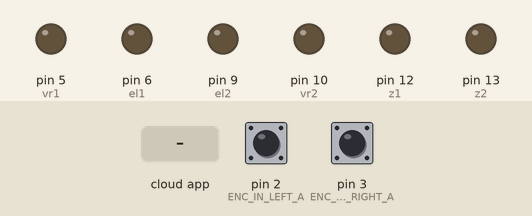
A sketch run on a simulated Arduino Uno, built with avr-gcc and run on an emulated ATmega328P. Shown: output pins drawn as LEDs (lit = HIGH). Inputs (shaded band) come from the test bench; at power-on: pin 2 (ENC_IN_LEFT_A) HIGH, pin 3 (ENC_IN_RIGHT_A) HIGH. The ROS host is connected and sends only what is stated.

Above: at 1.2 s.
1.3 s: the phone or cloud app sets linear.x to -100
At 3.1 s:
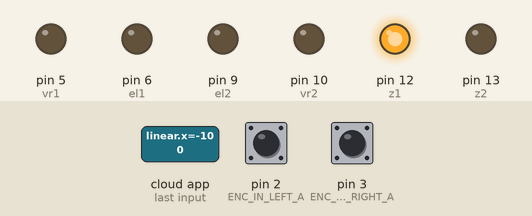
3.5 s: the phone or cloud app sets angular.z to -100
At 5.2 s:
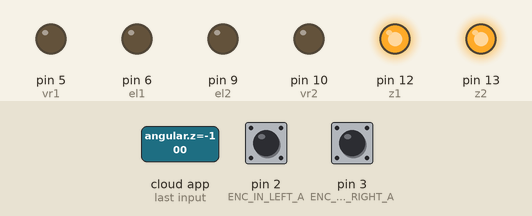
5.5 s: the phone or cloud app sets angular.z to 100
At 5.75 s:
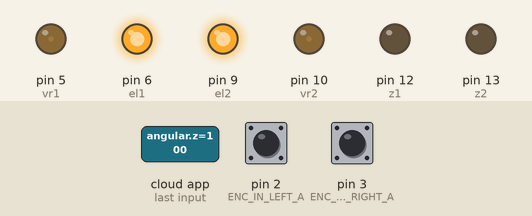
7.5 s: the phone or cloud app sets angular.z to 0
At 7.76 s:
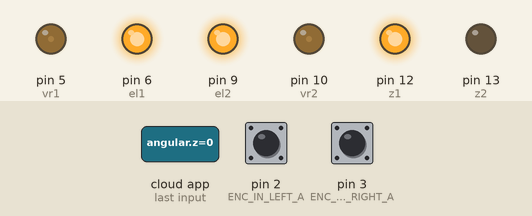
9.5 s: the phone or cloud app sets linear.x to 100
At 10.3 s:
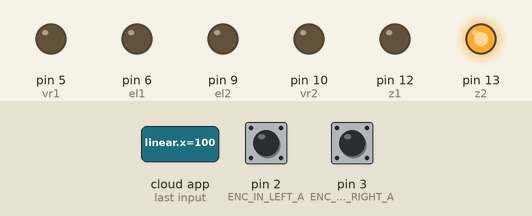
Timing chart, 0 to 12.5 s (numbered marks = the images above; inputs shaded):
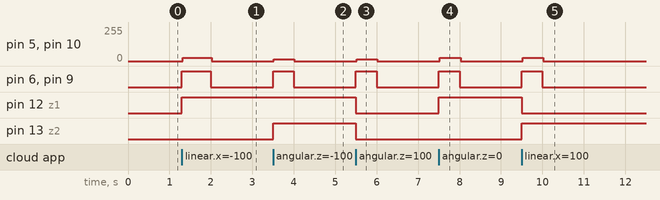

The sketch:

teleop.ino
```cpp
#include <ros.h>
#include <std_msgs/Int16.h>
#include <geometry_msgs/Twist.h>

ros::NodeHandle nh;

// Encoder output to Arduino Interrupt pin. Tracks the tick count.
#define ENC_IN_LEFT_A 2
#define ENC_IN_RIGHT_A 3

// Other encoder output to Arduino to keep track of wheel direction
// Tracks the direction of rotation.
#define ENC_IN_LEFT_B 4
#define ENC_IN_RIGHT_B 11


// True = Forward; False = Reverse
boolean Direction_left = true;
boolean Direction_right = true;

// Minumum and maximum values for 16-bit integers
// Range of 65,535
const int encoder_minimum = -32768;
const int encoder_maximum = 32767;

// Keep track of the number of wheel ticks
std_msgs::Int16 right_wheel_tick_count;
ros::Publisher rightPub("right_ticks", &right_wheel_tick_count);

std_msgs::Int16 left_wheel_tick_count;
ros::Publisher leftPub("left_ticks", &left_wheel_tick_count);


// Time interval for measurements in milliseconds
const int interval = 30;
long previousMillis = 0;
long currentMillis = 0;


////////////////// Motor Controller Variables and Constants ///////////////////

// Motor A connections
const int el1=6;
const int z1 = 12;
const int vr1 = 5;

//const int el1=9;
//const int z1 = 13;
//const int vr1 = 10;


// Motor B connections
//const int el2=6;
//const int z2 = 12;
//const int vr2 = 5;

const int el2=9;
const int z2 = 13;
const int vr2 = 10;


// How much the PWM value can change each cycle
const int PWM_INCREMENT = 1;

// Number of ticks per wheel revolution. We won't use this in this code.*****
const int TICKS_PER_REVOLUTION = 47;

// Wheel radius in meters*****
const double WHEEL_RADIUS = 0.081;


// Distance from center of the left tire to the center of the right tire in m *****
const double WHEEL_BASE = 0.279;

// Number of ticks a wheel makes moving a linear distance of 1 meter *****
// This value was measured manually.
const double TICKS_PER_METER = 95; // Originally 2880


// Proportional constant, which was measured by measuring the ****
// PWM-Linear Velocity relationship for the robot.
const int K_P = 45;

// Y-intercept for the PWM-Linear Velocity relationship for the robot****
const int b = 15;

// Correction multiplier for drift. Chosen through experimentation.****
const int DRIFT_MULTIPLIER = 20;

// Turning PWM output (0 = min, 255 = max for PWM values)
const int PWM_TURN = 15;

// Set maximum and minimum limits for the PWM values
const int PWM_MIN = 15; // about 0.1 m/s
const int PWM_MAX = 25; // about 0.172 m/s

// Set linear velocity and PWM variable values for each wheel
double velLeftWheel = 0;
double velRightWheel = 0;
double pwmLeftReq = 0;
double pwmRightReq = 0;

// Record the time that the last velocity command was received
double lastCmdVelReceived = 0;


/////////////////////// Tick Data Publishing Functions ////////////////////////

// Increment the number of ticks
void right_wheel_tick() {

  // Read the value for the encoder for the right wheel
  int val = digitalRead(ENC_IN_RIGHT_B);


  if (val == LOW) {
    Direction_right = false; // Reverse
  }
  else {
    Direction_right = true; // Forward
  }

  if (Direction_right) {

    if (right_wheel_tick_count.data == encoder_maximum) {
      right_wheel_tick_count.data = encoder_minimum;
    }
    else {
      right_wheel_tick_count.data++;
    }
  }
  else {
    if (right_wheel_tick_count.data == encoder_minimum) {
      right_wheel_tick_count.data = encoder_maximum;
    }
    else {
      right_wheel_tick_count.data--;
    }
  }
}

// Increment the number of ticks
void left_wheel_tick() {

  // Read the value for the encoder for the left wheel
  int val = digitalRead(ENC_IN_LEFT_B);


  if (val == LOW) {
    Direction_left = true; // Reverse
  }
  else {
    Direction_left = false; // Forward
  }

  if (Direction_left) {
    if (left_wheel_tick_count.data == encoder_maximum) {
      left_wheel_tick_count.data = encoder_minimum;
    }
    else {
      left_wheel_tick_count.data++;
    }
  }
  else {
    if (left_wheel_tick_count.data == encoder_minimum) {
      left_wheel_tick_count.data = encoder_maximum;
    }
    else {
      left_wheel_tick_count.data--;
    }
  }
}


/////////////////////// Motor Controller Functions ////////////////////////////

// Calculate the left wheel linear velocity in m/s every time a
// tick count message is rpublished on the /left_ticks topic.
void calc_vel_left_wheel(){

  // Previous timestamp
  static double prevTime = 0;

  // Variable gets created and initialized the first time a function is called.
  static int prevLeftCount = 0;

  // Manage rollover and rollunder when we get outside the 16-bit integer range
  int numOfTicks = (65535 + left_wheel_tick_count.data - prevLeftCount) % 65535;

  // If we have had a big jump, it means the tick count has rolled over.
  if (numOfTicks > 10000) {
        numOfTicks = 0 - (65535 - numOfTicks);
  }

  // Calculate wheel velocity in meters per second
  velLeftWheel = numOfTicks/TICKS_PER_METER/((millis()/1000)-prevTime);

  // Keep track of the previous tick count
  prevLeftCount = left_wheel_tick_count.data;

  // Update the timestamp
  prevTime = (millis()/1000);

}

// Calculate the right wheel linear velocity in m/s every time a
// tick count message is published on the /right_ticks topic.
void calc_vel_right_wheel(){

  // Previous timestamp
  static double prevTime = 0;

  // Variable gets created and initialized the first time a function is called.
  static int prevRightCount = 0;

  // Manage rollover and rollunder when we get outside the 16-bit integer range
  int numOfTicks = (65535 + right_wheel_tick_count.data - prevRightCount) % 65535;

  if (numOfTicks > 10000) {
        numOfTicks = 0 - (65535 - numOfTicks);
  }

  // Calculate wheel velocity in meters per second
  velRightWheel = numOfTicks/TICKS_PER_METER/((millis()/1000)-prevTime);

  prevRightCount = right_wheel_tick_count.data;

  prevTime = (millis()/1000);

}

// Take the velocity command as input and calculate the PWM values.
void calc_pwm_values(const geometry_msgs::Twist& cmdVel) {

  // Record timestamp of last velocity command received
  lastCmdVelReceived = (millis()/1000);

  // Calculate the PWM value given the desired velocity

  if (cmdVel.linear.x<0){

  pwmLeftReq = K_P * cmdVel.linear.x - b;
  pwmRightReq = K_P * cmdVel.linear.x - b - 2;
  }
  else if (cmdVel.linear.x>0)
  {

  pwmLeftReq = K_P * cmdVel.linear.x + b;
  pwmRightReq = K_P * cmdVel.linear.x + b + 2;
  }


  // Check if we need to turn
  if (cmdVel.angular.z != 0.0) {

    // Turn left
    if (cmdVel.angular.z > 0.0) {
      pwmLeftReq = PWM_TURN;
      pwmRightReq = -PWM_TURN;
    }
    // Turn right
    else {
      pwmLeftReq = -PWM_TURN;
      pwmRightReq = PWM_TURN;
    }
  }
  // Go straight
  else {

    // Remove any differences in wheel velocities
    // to make sure the robot goes straight
    static double prevDiff = 0;
    static double prevPrevDiff = 0;
    double currDifference = velLeftWheel - velRightWheel;
    double avgDifference = (prevDiff+prevPrevDiff+currDifference)/3;
    prevPrevDiff = prevDiff;
    prevDiff = currDifference;

    // Correct PWM values of both wheels to make the vehicle go straight
    pwmLeftReq += (int)(avgDifference * DRIFT_MULTIPLIER);
    pwmRightReq -= (int)(avgDifference * DRIFT_MULTIPLIER);
  }

  // Handle low PWM values
  if (abs(pwmLeftReq) < PWM_MIN) {
    pwmLeftReq = 0;
  }
  if (abs(pwmRightReq) < PWM_MIN) {
    pwmRightReq = 0;
  }
}


void set_pwm_values() {

  // These variables will hold our desired PWM values
  static int pwmLeftOut = 0;
  static int pwmRightOut = 0;

  // If the required PWM is of opposite sign as the output PWM, we want to
  // stop the car before switching direction
  static bool stopped = false;
  if ((pwmLeftReq * velLeftWheel < 0 && pwmLeftOut != 0) ||
      (pwmRightReq * velRightWheel < 0 && pwmRightOut != 0)) {
    pwmLeftReq = 0;
    pwmRightReq = 0;
  }

  // Set the direction of the motors
  if (pwmLeftReq > 0) { // Left wheel forward
    digitalWrite(z1,LOW);
    digitalWrite(el1,HIGH);
//    Serial.println("frl");
//    Serial.print(pwmRightOut);
//    Serial.println();


  }
  else if (pwmLeftReq < 0) { // Left wheel reverse

    digitalWrite(z1,HIGH);
    digitalWrite(el1,HIGH);
//    Serial.println("rvl");
//    Serial.print(pwmRightOut);
//    Serial.println();


  }
  else if (pwmLeftReq == 0 && pwmLeftOut == 0 ) { // Left wheel stop

    digitalWrite(el1,LOW);
  }
  else { // Left wheel stop

    digitalWrite(el1,LOW);
  }

  if (pwmRightReq > 0) { // Right wheel forward
     digitalWrite(z2,HIGH);
    digitalWrite(el2,HIGH);
//    Serial.println("frr");
//    Serial.print(pwmLeftOut);
//    Serial.println();
  }
  else if(pwmRightReq < 0) { // Right wheel reverse
    digitalWrite(z2,LOW);
    digitalWrite(el2,HIGH);
//    Serial.println("rvr");
//    Serial.print(pwmLeftOut);
//    Serial.println();
  }
  else if (pwmRightReq == 0 && pwmRightOut == 0) { // Right wheel stop

    digitalWrite(el2,LOW);
  }
  else { // Right wheel stop

    digitalWrite(el2,LOW);
  }

  // Increase the required PWM if the robot is not moving
  if (pwmLeftReq != 0 && velLeftWheel == 0) {
    pwmLeftReq *= 1.5;
  }
  if (pwmRightReq != 0 && velRightWheel == 0) {
    pwmRightReq *= 1.5;
  }

  // Calculate the output PWM value by making slow changes to the current value
  if (abs(pwmLeftReq) > pwmLeftOut) {
    pwmLeftOut += PWM_INCREMENT;
  }
  else if (abs(pwmLeftReq) < pwmLeftOut) {
    pwmLeftOut -= PWM_INCREMENT;
  }
  else{}

  if (abs(pwmRightReq) > pwmRightOut) {
    pwmRightOut += PWM_INCREMENT;
  }
  else if(abs(pwmRightReq) < pwmRightOut) {
    pwmRightOut -= PWM_INCREMENT;
  }
  else{}

  // Conditional operator to limit PWM output at the maximum
  pwmLeftOut = (pwmLeftOut > PWM_MAX) ? PWM_MAX : pwmLeftOut;
  pwmRightOut = (pwmRightOut > PWM_MAX) ? PWM_MAX : pwmRightOut;

  // PWM output cannot be less than 0
  pwmLeftOut = (pwmLeftOut < 0) ? 0 : pwmLeftOut;
  pwmRightOut = (pwmRightOut < 0) ? 0 : pwmRightOut;

  // Set the PWM value on the pins
  analogWrite(vr1, pwmLeftOut);
  analogWrite(vr2, pwmRightOut);
}


// Set up ROS subscriber to the velocity command
ros::Subscriber<geometry_msgs::Twist> subCmdVel("/turtle1/cmd_vel", &calc_pwm_values );


void setup() {

  // Set pin states of the encoder
  pinMode(ENC_IN_LEFT_A , INPUT_PULLUP);
  pinMode(ENC_IN_LEFT_B , INPUT);
  pinMode(ENC_IN_RIGHT_A , INPUT_PULLUP);
  pinMode(ENC_IN_RIGHT_B , INPUT);

  // Every time the pin goes high, this is a tick
  attachInterrupt(digitalPinToInterrupt(ENC_IN_LEFT_A), left_wheel_tick, RISING);
  attachInterrupt(digitalPinToInterrupt(ENC_IN_RIGHT_A), right_wheel_tick, RISING);

  // Motor control pins are outputs
  pinMode(el1, OUTPUT);
  pinMode(el2, OUTPUT);
  pinMode(vr1, OUTPUT);
  pinMode(vr2, OUTPUT);
  pinMode(z1, OUTPUT);
  pinMode(z2, OUTPUT);
//  Serial.begin(9600);


// Turn off motors - Initial state
  digitalWrite(el1, LOW);
  digitalWrite(el2, LOW);


  // Set the motor speed
  analogWrite(vr1, 0);
  analogWrite(vr2, 0);


 // ROS Setup
  nh.getHardware()->setBaud(115200);
  nh.initNode();
  nh.advertise(rightPub);
  nh.advertise(leftPub);
  nh.subscribe(subCmdVel);
}


void loop() {

  nh.spinOnce();

  // Record the time
  currentMillis = millis();

  // If the time interval has passed, publish the number of ticks,
  // and calculate the velocities.
  if (currentMillis - previousMillis > interval) {

    previousMillis = currentMillis;

    // Publish tick counts to topics
//    leftPub.publish( &left_wheel_tick_count );
//    rightPub.publish( &right_wheel_tick_count );
       leftPub.publish( &right_wheel_tick_count );
    rightPub.publish( &left_wheel_tick_count );

    // Calculate the velocity of the right and left wheels
    calc_vel_right_wheel();
    calc_vel_left_wheel();

  }

  // Stop the car if there are no cmd_vel messages
  if((millis()/1000) - lastCmdVelReceived > .1) {
    pwmLeftReq = 0;
    pwmRightReq = 0;
  }

  set_pwm_values();
}
```

Measured:
- after the input at 1.3 s, pin 5 (vr1), pin 10 (vr2): 0/255 → 25/255 at once, → 0/255 0.70 s later; pin 6 (el1), pin 9 (el2): LOW → HIGH at once, → LOW 0.70 s later; pin 12 (z1): LOW → HIGH at once
- after the input at 3.5 s, pin 5 (vr1), pin 10 (vr2): 0/255 → 15/255 at once, → 0/255 0.50 s later; pin 6 (el1), pin 9 (el2): LOW → HIGH at once, → LOW 0.50 s later; pin 13 (z2): LOW → HIGH at once
- after the input at 5.5 s, pin 5 (vr1), pin 10 (vr2): 0/255 → 15/255 at once, → 0/255 0.50 s later; pin 6 (el1), pin 9 (el2): LOW → HIGH at once, → LOW 0.50 s later; pin 12 (z1), pin 13 (z2): HIGH → LOW at once
- after the input at 7.5 s, pin 5 (vr1), pin 10 (vr2): 0/255 → 25/255 at once, → 0/255 0.50 s later; pin 6 (el1), pin 9 (el2): LOW → HIGH at once, → LOW 0.50 s later; pin 12 (z1): LOW → HIGH at once
- after the input at 9.5 s, pin 5 (vr1), pin 10 (vr2): 0/255 → 25/255 at once, → 0/255 0.50 s later; pin 6 (el1), pin 9 (el2): LOW → HIGH at once, → LOW 0.50 s later; pin 12 (z1): HIGH → LOW at once; pin 13 (z2): LOW → HIGH at once
